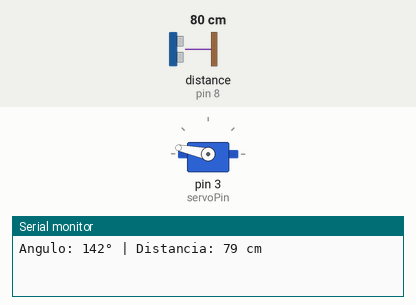
A sketch run on a simulated Arduino Uno, built with avr-gcc and run on an emulated ATmega328P. Parts: servo, the last lines printed to the serial monitor. Wiring (inferred from the names in the program): ultrasonic range finder: trigger pin 9; echo pin 8. The test bench sets the inputs (shaded band); at power-on: distance to the obstacle (sensor on pin 8) 80 cm. The echo pulse lasts 58.3 µs per cm.

Above: at 1.2 s.
1.3 s: distance to the obstacle (sensor on pin 8) set to 2 cm
At 2.25 s:
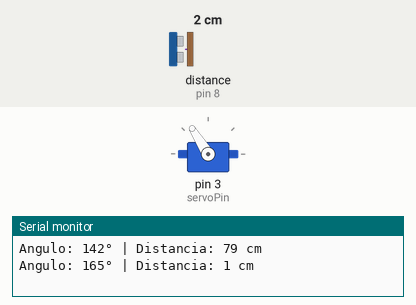
4.3 s: distance to the obstacle (sensor on pin 8) set to 120 cm
At 4.65 s:
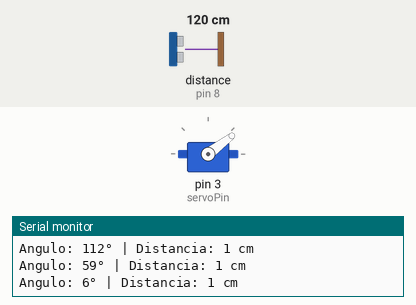
Timing chart, 0 to 13.3 s (numbered marks = the images above; inputs shaded):
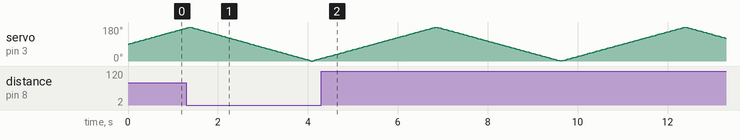

The sketch:

servo_us.ino
```cpp
#include <Servo.h>

// --- Pines ---
const int trigPin = 9;
const int echoPin = 8;
const int servoPin = 3;
const int joyX = A0;

// --- Variables ---
Servo miServo;
bool modoAutomatico = true;  // Cambia a true para barrido automático

int angulo = 90;     // Posición inicial del servo
int direccion = 1;   // Para el modo automático

// --- Temporizadores ---
unsigned long tiempoAnteriorServo = 0;
unsigned long tiempoAnteriorSensor = 0;
unsigned long tiempoAnteriorSerial = 0;

// --- Intervalos (ms) ---
const unsigned long intervaloServo = 15;     // velocidad del barrido automático
const unsigned long intervaloSensor = 100;   // frecuencia de medición
const unsigned long intervaloSerial = 800;   // frecuencia de impresión
const unsigned long intervaloJoy = 50;       // frecuencia de lectura del joystick

// --- Variables auxiliares ---
int distancia = 0;
unsigned long tiempoAnteriorJoy = 0;

void setup() {
  Serial.begin(9600);
  miServo.attach(servoPin);
  pinMode(trigPin, OUTPUT);
  pinMode(echoPin, INPUT);
}

void loop() {
  unsigned long tiempoActual = millis();

  // --- SERVO: modo automático o manual "sticky" ---
  if (modoAutomatico) {
    // Movimiento automático con rebote 0° ↔ 180°
    if (tiempoActual - tiempoAnteriorServo >= intervaloServo) {
      tiempoAnteriorServo = tiempoActual;
      angulo += direccion;
      if (angulo >= 180 || angulo <= 0) {
        direccion *= -1;
      }
      miServo.write(angulo);
    }

  } else {
    // Modo manual "sticky"
    if (tiempoActual - tiempoAnteriorJoy >= intervaloJoy) {
      tiempoAnteriorJoy = tiempoActual;
      int xValue = analogRead(joyX);

      // Zona muerta alrededor del centro
      int deadZone = 100;
      int centro = 512;

      if (xValue > centro + deadZone) {
        angulo++;
      } else if (xValue < centro - deadZone) {
        angulo--;
      }

      // Limitar ángulo entre 0 y 180
      angulo = constrain(angulo, 0, 180);
      miServo.write(angulo);
    }
  }

  // --- SENSOR ultrasónico ---
  if (tiempoActual - tiempoAnteriorSensor >= intervaloSensor) {
    tiempoAnteriorSensor = tiempoActual;
    distancia = medirDistancia();
  }

  // --- MONITOR SERIAL ---
  if (tiempoActual - tiempoAnteriorSerial >= intervaloSerial) {
    tiempoAnteriorSerial = tiempoActual;
    Serial.print("Angulo: ");
    Serial.print(angulo);
    Serial.print("° | Distancia: ");
    Serial.print(distancia);
    Serial.println(" cm");
  }
}

// --- Función para medir distancia ---
int medirDistancia() {
  digitalWrite(trigPin, LOW);
  delayMicroseconds(2);
  digitalWrite(trigPin, HIGH);
  delayMicroseconds(10);
  digitalWrite(trigPin, LOW);

  long duracion = pulseIn(echoPin, HIGH, 25000); // Timeout 25 ms (~4 m)
  int distanciaCM = duracion * 0.034 / 2;
  return distanciaCM;
}
```
